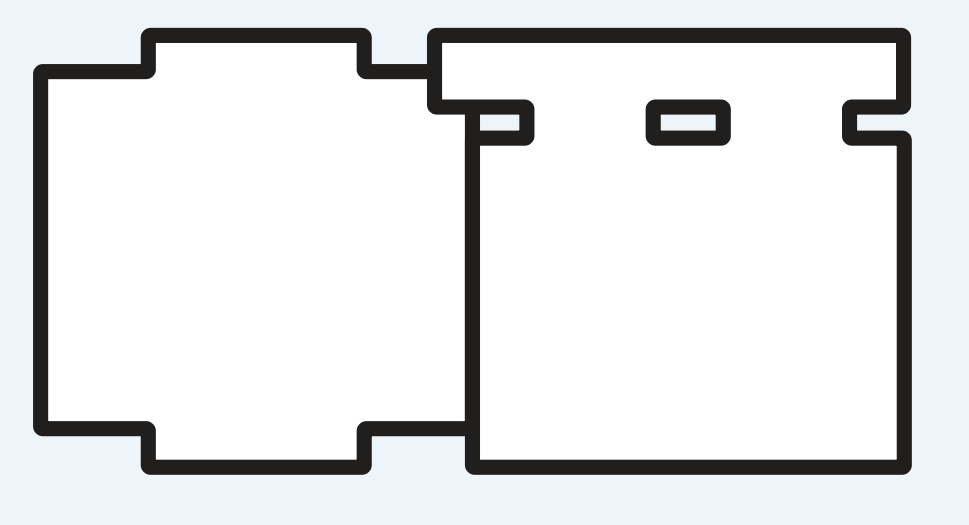
#> input picture testing_img.png, 969 x 525 px
$ python vectorize_opencv.py testing_img.png
#> lines starting #> are read from the running program, lines starting #| are printed output that depends on the picture; after the words box and inside, x2 and y2 are one past the last pixel; in counts of white or black regions, pixels touching at a corner belong together
import sys
import json
from pathlib import Path

import cv2
import numpy as np


def main() -> None:
    """
    使用 OpenCV 從黑白圖片中找出外圈與洞，輸出 JSON 給 PHP / 前端使用。

    呼叫方式：
        python vectorize_opencv.py path/to/image.png

    輸出格式：
        {
          "shapes": [
            {
              "outer": [[x, y], ...],
              "holes": [
                [[x, y], ...],
                ...
              ]
            },
            ...
          ]
        }
    """
    if len(sys.argv) < 2:
        print(json.dumps({"error": "no input image"}))
        return

    img_path = Path(sys.argv[1])
    if not img_path.exists():
        print(json.dumps({"error": "image not found"}))
        return

    # 讀圖 → 灰階 → 二值化（假設黑線、白底）
    img = cv2.imread(str(img_path))
#> img is the input picture: shape (525, 969, 3); mean B, G, R 230.1, 228.6, 227.1
    if img is None:
        print(json.dumps({"error": "cannot read image"}))
        return

    gray = cv2.cvtColor(img, cv2.COLOR_BGR2GRAY)

    # 門檻 127 可依實際圖像做微調
    _, thresh = cv2.threshold(gray, 127, 255, cv2.THRESH_BINARY_INV)
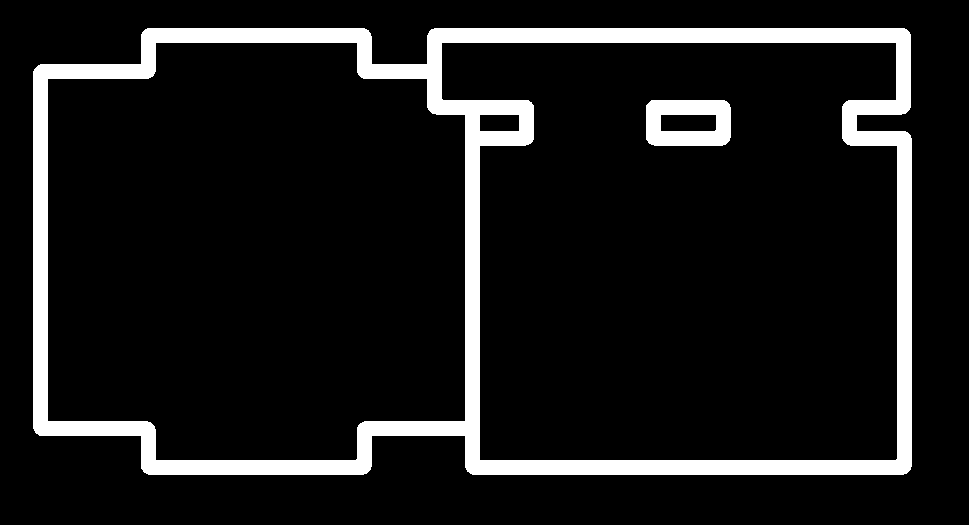
#> thresh: shape (525, 969); 10.4% white; 2 white regions

    # 找輪廓 + 階層（RETR_CCOMP：會把外圈與洞分成不同層級）
    contours, hierarchy = cv2.findContours(
        thresh, cv2.RETR_CCOMP, cv2.CHAIN_APPROX_SIMPLE
    )
#> contours = 6 contours; box (x1, y1, x2, y2) and area: (33, 28, 912, 475) 376566, (441, 42, 898, 461) 172023, (47, 42, 466, 461) 157244, (646, 100, 731, 146) 3712, (660, 114, 717, 132) 948, (479, 114, 520, 132) 678

    if hierarchy is None:
        print(json.dumps({"shapes": []}))
        return

    hierarchy = hierarchy[0]  # 形如 (N, 4): [next, prev, child, parent]
    shapes = []

    for i, cnt in enumerate(contours):
        h = hierarchy[i]
        parent_idx = h[3]

        # parent_idx == -1 表示這是一個「最外層」輪廓（外圈）
        if parent_idx != -1:
            continue

        # 取得外圈座標
        outer = cnt.squeeze(axis=1).tolist()

        # 找出所有以它為 parent 的洞
        holes = []
        child_idx = h[2]
        while child_idx != -1:
            child_cnt = contours[child_idx]
            hole = child_cnt.squeeze(axis=1).tolist()
            holes.append(hole)
            # 兄弟節點
            child_idx = hierarchy[child_idx][0]

        shapes.append(
            {
                "outer": outer,  # [[x, y], ...]
                "holes": holes,  # [ [[x,y]...], [[x,y]...] ... ]
            }
        )
#> this loop made 6 passes
#> (h, parent_idx) on passes 2, 4, 5, 6: ([-1, -1, -1, 0], 0), ([4, -1, -1, 2], 2), ([5, 3, -1, 2], 2), ([-1, 4, -1, 2], 2)
#> (h, parent_idx) on passes 1, 3: ([2, -1, 1, -1], -1), ([-1, 0, 3, -1], -1)
#> after the loop, shapes = 2 items

    print(json.dumps({"shapes": shapes}))
#> (printed output is left out)


if __name__ == "__main__":
    main()
